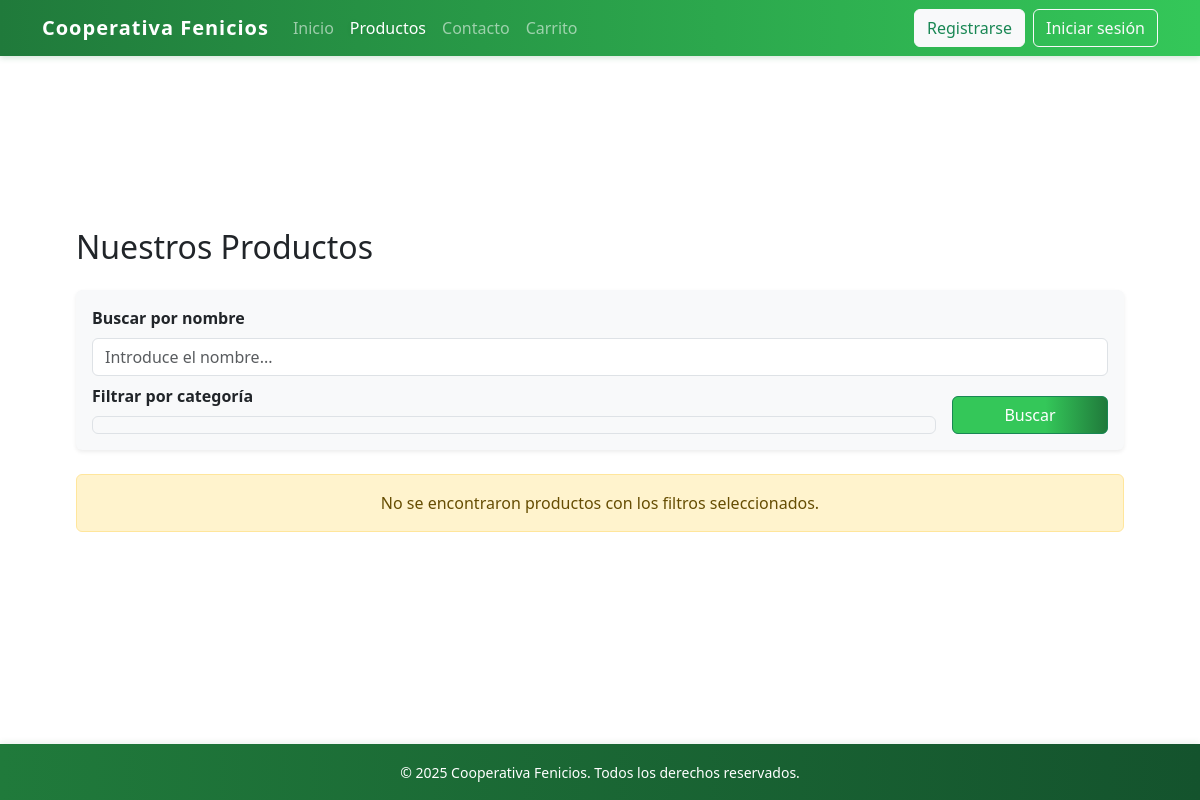
Page /producto.php on the earlier database version.
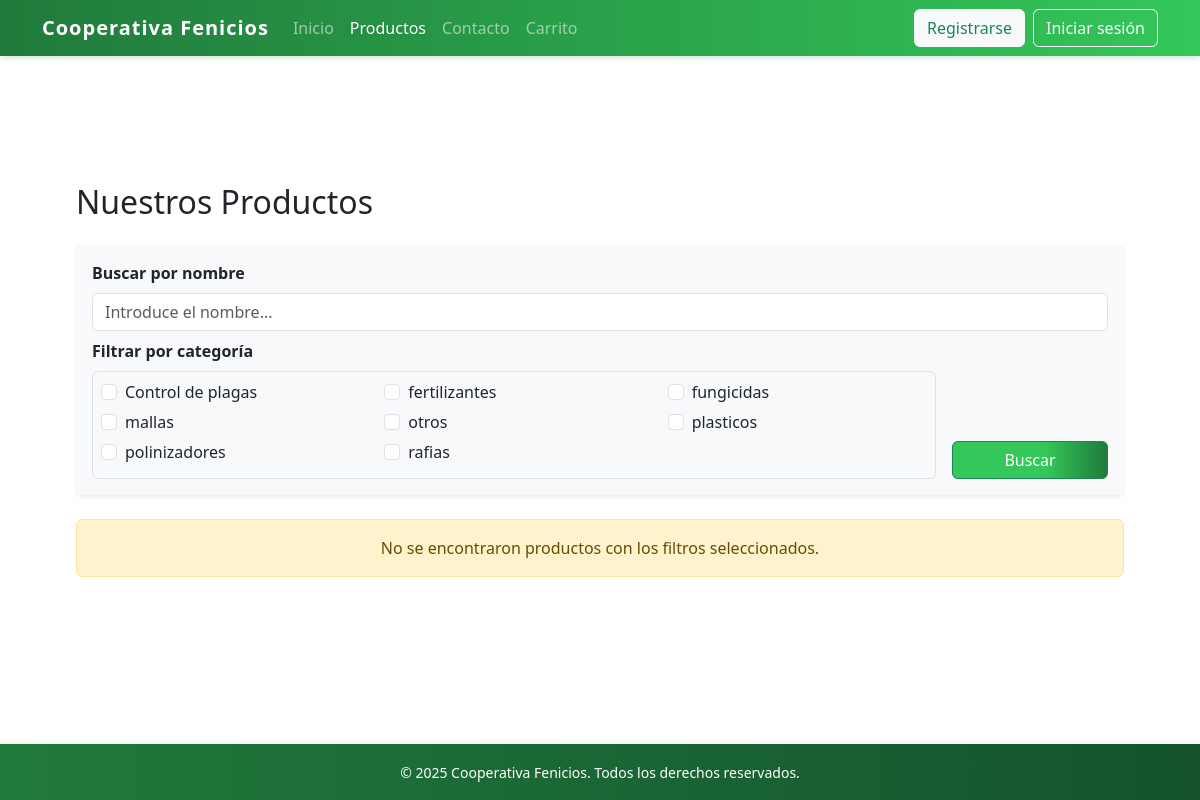
Same page on the later database version.
### tables this page shows
CREATE TABLE IF NOT EXISTS categorias (
    id INT AUTO_INCREMENT PRIMARY KEY,
    nombre VARCHAR(100) NOT NULL UNIQUE
);

### src/producto.php (the view, shortened to what this page needs)
<?php
require_once 'conexiondb.php';
$categorias = $conexion->query("SELECT id, nombre FROM categorias ORDER BY nombre ASC");
$productosPorPagina = 8;
$paginaActual = isset($_GET['pagina']) ? max(1, intval($_GET['pagina'])) : 1;
$paginacion = ($paginaActual - 1) * $productosPorPagina;
$parametros = [];
$tipo = '';
$sqlBase = "FROM productos";
$sqlCount = "SELECT COUNT(*) $sqlBase";
$stmtCount = $conexion->prepare($sqlCount);
$stmtCount->execute();
$stmtCount->bind_result($totalProductos);
$sql = "SELECT * $sqlBase ORDER BY nombre ASC LIMIT ? OFFSET ?";
if ($parametros) {
    $parametrosQuery = $parametros;
    $parametrosQuery[] = $productosPorPagina;
    $parametrosQuery[] = $paginacion;
    $tiposQuery = $tipo . 'ii';
    $stmt = $conexion->prepare($sql);
    $stmt->bind_param($tiposQuery, ...$parametrosQuery);
} else {
    $stmt = $conexion->prepare($sql);
    $stmt->bind_param('ii', $productosPorPagina, $paginacion);
}
$stmt->execute();
$res = $stmt->get_result();
?>
<!DOCTYPE html>
<html lang="es">
<head>
  <link href="estilos.css" rel="stylesheet" />
  <link href="https://cdn.jsdelivr.net/npm/bootstrap@5.3.3/dist/css/bootstrap.min.css" rel="stylesheet" />
</head>
<body class="d-flex flex-column min-vh-100">
  <header>
    <nav class="navbar navbar-expand-lg navbar-dark navbar-custom">
      <div class="container">
        <a class="navbar-brand" href="index.php">Cooperativa Fenicios</a>
        <div class="collapse navbar-collapse justify-content-between" id="navbarNav">
          <ul class="navbar-nav">
            <li class="nav-item"><a class="nav-link" href="index.php">Inicio</a></li>
            <li class="nav-item"><a class="nav-link active" href="producto.php">Productos</a></li>
            <li class="nav-item"><a class="nav-link" href="contacto.php">Contacto</a></li>
            <li class="nav-item"><a class="nav-link" href="carrito.php">Carrito</a></li>
          </ul>
          <div class="d-flex align-items-center">
            <?php if (isset($_SESSION['usuario'])): ?>
              <span class="me-3 text-white fw-bold">¡Bienvenido, <?php echo htmlspecialchars($_SESSION['usuario']); ?>!</span>
              <form method="POST" action="logout.php" class="d-inline">
                <button type="submit" class="btn btn-outline-light">Cerrar sesión</button>
              </form>
            <?php else: ?>
              <button class="btn btn-light text-success me-2" data-bs-toggle="modal" data-bs-target="#modalRegistro">Registrarse</button>
              <button class="btn btn-outline-light" data-bs-toggle="modal" data-bs-target="#modalLogin">Iniciar sesión</button>
            <?php endif; ?>
          </div>
        </div>
      </div>
    </nav>
  </header>
  <main class="flex-grow-1 py-4">
    <div class="container">
      <h2 class="mb-4">Nuestros Productos</h2>
      <form class="card card-body mb-4 shadow-sm bg-light border-0" method="get" action="producto.php">
        <div class="row g-3 mb-2">
          <div class="col-12">
            <label for="nombre" class="form-label fw-bold">Buscar por nombre</label>
            <input type="text" class="form-control" id="nombre" name="nombre" value="<?php echo htmlspecialchars($_GET['nombre'] ?? ''); ?>" placeholder="Introduce el nombre...">
          </div>
        </div>
        <div class="row g-3 align-items-end">
          <div class="col-12 col-md-10">
            <label class="form-label fw-bold">Filtrar por categoría</label>
            <div class="rounded p-2 border bg-light">
              <div class="row">
                <?php
                $i = 0;
                foreach ($categorias as $cat):
                  if ($i % 3 === 0 && $i > 0) echo '</div><div class="row">';
                ?>
                  <div class="col-12 col-md-4 mb-1">
                    <div class="form-check">
                      <input class="form-check-input" type="checkbox" id="cat_<?php echo $cat['id']; ?>" name="categorias[]" value="<?php echo $cat['id']; ?>"
                        <?php if (!empty($_GET['categorias']) && in_array($cat['id'], $_GET['categorias'])) echo 'checked'; ?> />
                      <label class="form-check-label" for="cat_<?php echo $cat['id']; ?>"><?php echo htmlspecialchars($cat['nombre']); ?></label>
                    </div>
                  </div>
                <?php $i++; endforeach; ?>
              </div>
            </div>
          </div>
          <div class="col-12 col-md-2 d-flex justify-content-center align-items-end">
            <button type="submit" class="btn btn-success w-100">Buscar</button>
          </div>
        </div>
      </form>
      <div class="row g-4">
        <?php if ($res->num_rows === 0): ?>
          <div class="col-12">
            <div class="alert alert-warning text-center">No se encontraron productos con los filtros seleccionados.</div>
          </div>
        <?php endif; ?>
      </div>
    </div>
  </main>
  <footer class="footer-custom text-white text-center py-3 mt-4">
    <div class="container">
      <small>&copy; 2025 Cooperativa Fenicios. Todos los derechos reservados.</small>
    </div>
  </footer>
</body>
</html>

Differences in the rows shown:
added categorias: nombre "Control de plagas"
added categorias: nombre "fertilizantes"
added categorias: nombre "fungicidas"
added categorias: nombre "mallas"
added categorias: nombre "otros"
added categorias: nombre "plasticos"
added categorias: nombre "polinizadores"
added categorias: nombre "rafias"
